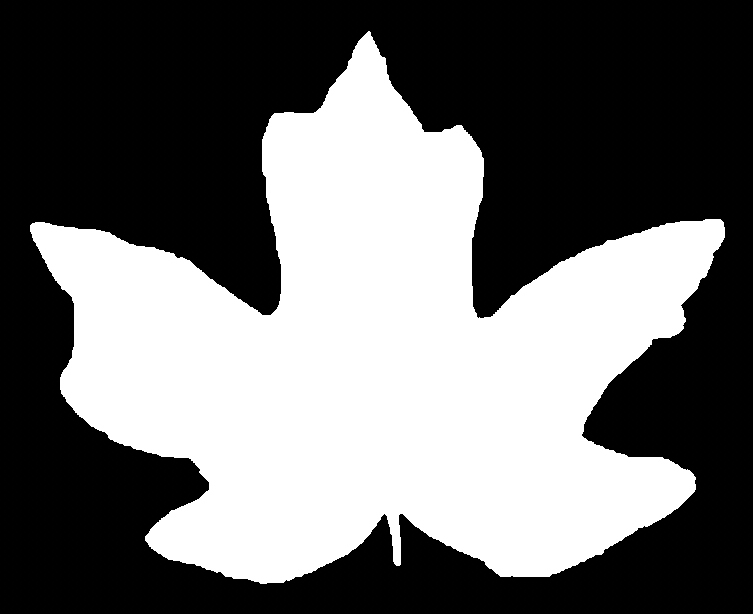
#> input picture Code/Module 2/image.jpg, 753 x 614 px, found by its file name; the run also reads 1 picture not shown here
$ python testcntr.py
#> lines starting #> are read from the running program, lines starting #| are printed output that depends on the picture; after the words box and inside, x2 and y2 are one past the last pixel; in counts of white or black regions, pixels touching at a corner belong together; long printed decimals are rounded
import cv2 as cv
import numpy as np
import math

test = cv.imread('C://Users//Ganesh//PycharmProjects//ContourDrawing//image.jpg')
#> test is the input picture: shape (614, 753, 3); min 0, max 255, mean 109.1
test2 = cv.cvtColor(test, cv.COLOR_BGR2GRAY)
test3 = cv.Canny(test2, 30, 200)
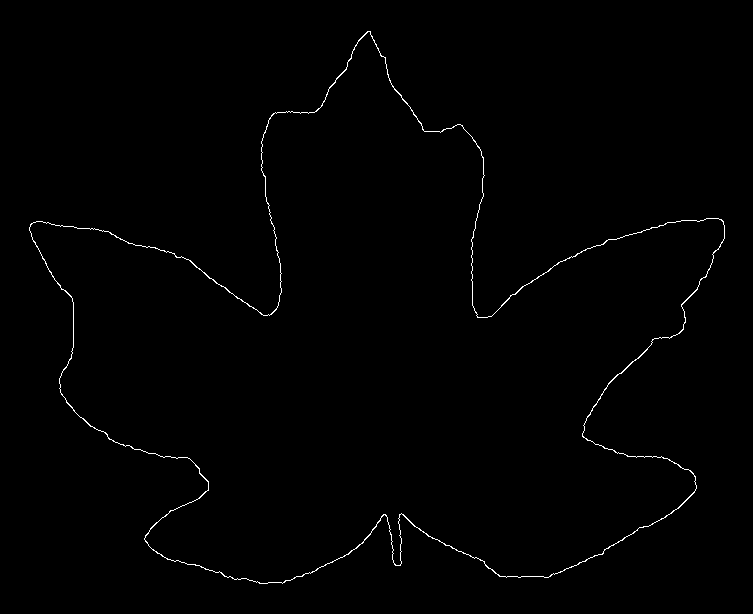
#> test3: shape (614, 753); 0.67% white in thin lines or dots, all inside (x1, y1, x2, y2) = (29, 31, 725, 584)
list, hierarchy = cv.findContours(test3, cv.RETR_EXTERNAL, cv.CHAIN_APPROX_NONE)
#> list = 1 contour; box (x1, y1, x2, y2) and area: (29, 31, 725, 584) 197965
read2 = cv.imread('C://Users//Ganesh//PycharmProjects//ContourDrawing//outputimg.png')
cv.drawContours(read2, list, 0, (0, 0, 0), 3)
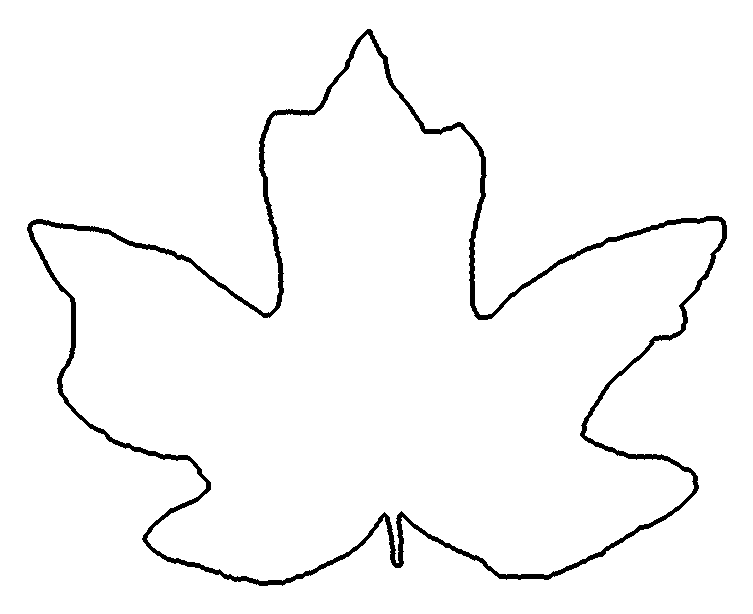
#> read2: shape (614, 753, 3); 97.2% white; 1 black region, box (x1, y1, x2, y2) and area: (27, 29, 727, 586) 12873
cv.imshow('result', read2)
cv.waitKey(0)
cv.destroyAllWindows()
for (i, c) in enumerate(list):
    print("Size of Contour %d: %d" % (i, len(c)))
    size = len(c)
#> this loop made 1 pass
#> size on pass 1: 2580
#| Size of Contour 0: 2580
print(list[0])
#> (printed output is left out)

xtotal = 0
for i in range(0, 2579):
    xtotal = xtotal + list[0][i][0][0]
#> this loop made 2579 passes
#> xtotal on passes 1 to 3: 367, 733, 1098
#> after the loop, xtotal = 988208
print("xtotal = %d" % xtotal)
#| xtotal = 988208
ytotal = 0
for i in range(0, 2579):
    ytotal = ytotal + list[0][i][0][1]
#> this loop made 2579 passes
#> ytotal on passes 1 to 3: 31, 63, 96
#> after the loop, ytotal = 895735
print("ytotal = %d" % ytotal)
#| ytotal = 895735

# centroid of shape (xbar, ybar)
xbar = xtotal/size
#> xbar = 383
print("xbar = %d" % xbar)
#| xbar = 383
ybar = ytotal/size
#> ybar = 347.2
print("ybar = %d" % ybar)
#| ybar = 347

# shape descriptor di
di = []
for i in range(0,2579):
    d = math.pow((list[0][i][0][0] - xbar), 2) + math.pow((list[0][i][0][1] - ybar), 2)
#    print(d)
    di = math.sqrt(d)
#> this loop made 2579 passes
#> (d, di) on passes 1 to 3: (100229.2, 316.6), (99630.9, 315.6), (99036.6, 314.7)
#    print("Descriptor values = %f" % di)

# di signature
disum = 0
dis = []
for i in range(0, 63):
    disum = disum + di
    dis = di / disum
    print("Final output = %f" % dis)
#> this loop made 63 passes
#> (disum, dis) on passes 1 to 12: (316.5, 1), (633, 0.5), (949.5, 0.333), (1266, 0.25), (1582.5, 0.2), (1899, 0.167), (2215.5, 0.143), (2532, 0.125), (2848.5, 0.111), (3165, 0.1), (3481.4, 0.0909), (3797.9, 0.0833)
#| Final output = 1.000
#| Final output = 0.5
#| Final output = 0.3333
#| Final output = 0.25
#| Final output = 0.2
#| Final output = 0.1667
#| Final output = 0.1429
#| Final output = 0.125
#> (further printed lines are left out)
#> after the loop, disum = 19939.2
